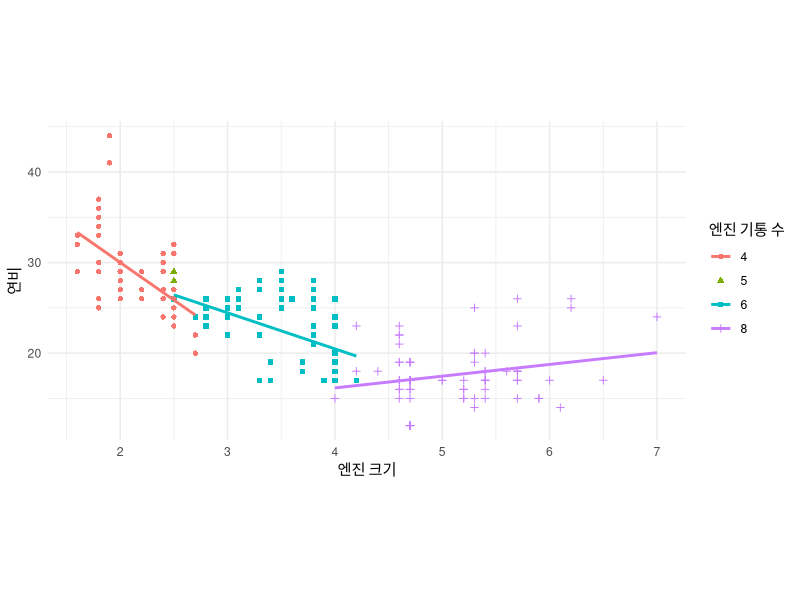

The R source for this figure:
## ---- chunk 1
knitr::opts_chunk$set(echo = FALSE)
knitr::opts_chunk$set(message = FALSE)
knitr::opts_chunk$set(warning = FALSE)
## ---- chunk 2
library(ggplot2)
library(gridExtra)
library(jpeg)
library(grid)
## ---- chunk 3
#ggplot(data=mpg, aes(x=cyl, y=hwy)) + geom_point()
## ---- chunk 4
alternative_plot <- ggplot(data = mpg) + 
  geom_point(mapping = aes(x = displ, y = hwy, color = factor(cyl), shape = factor(cyl), group = factor(cyl))) +
  geom_smooth(mapping = aes(x = displ, y = hwy, group = factor(cyl), color = factor(cyl)), method = "lm", se = FALSE) +
  labs(x = "엔진 크기", y = "연비", shape = "엔진 기통 수", color = "엔진 기통 수") +
  theme_minimal() +
  theme(aspect.ratio = 0.5)

ggsave("hw04_alternative_plot.png")
## ---- chunk 5
"Written by Park, Ji-hyun"
